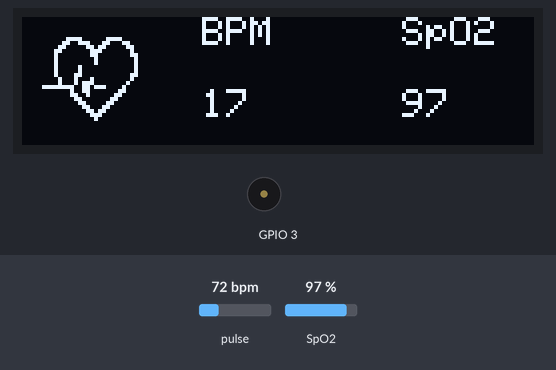
Bench run of a program on a simulated ESP32. Parts: 128×32 one-colour display, buzzer (waves = sounding). The test bench sets the inputs (shaded band); at power-on: pulse 72 bpm, SpO2 97 %. The display library's start-up logo is not drawn.

Above: at 4.2 s.
4.3 s: pulse set to 158 bpm
At 4.81 s:
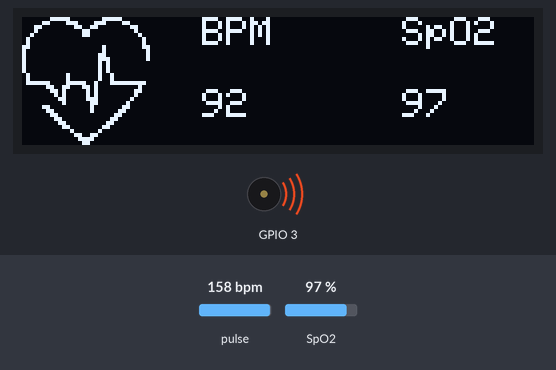
7.0 s: pulse set to 129 bpm
At 7.28 s:
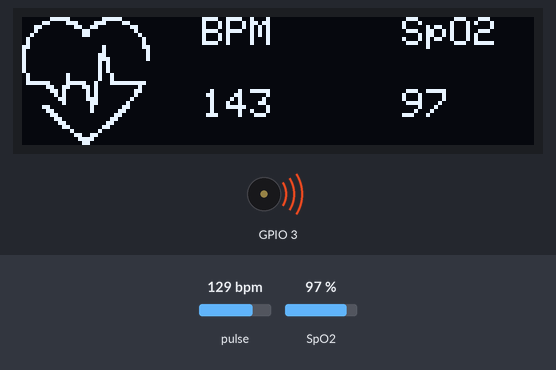
10.1 s: pulse set to 126 bpm
At 11.36 s:
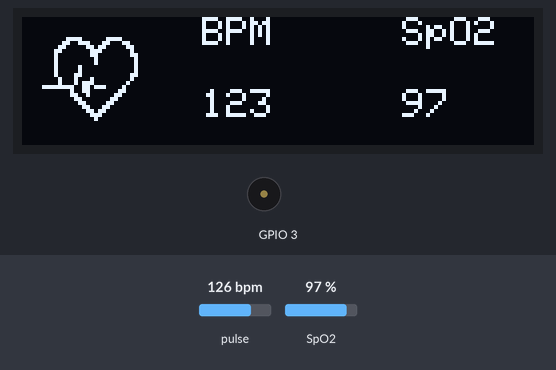
12.5 s: SpO2 set to 80 %
At 13.79 s:
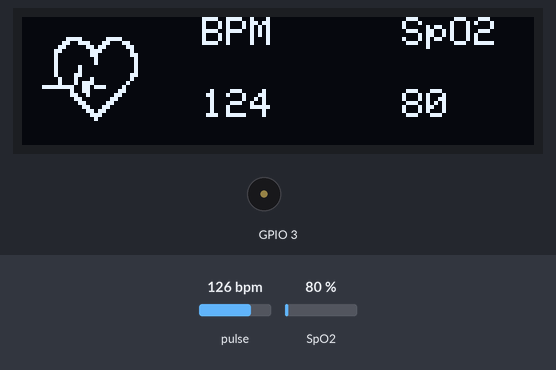
Timing chart, 0 to 15.1 s (numbered marks = the images above; inputs shaded):
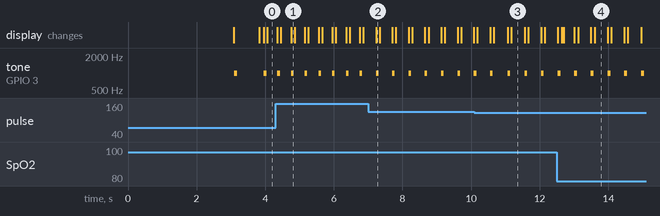

Measured:
- the behaviour switches between 128 and 127 bpm on pulse (found by bisection; images 2 and 3)
- after the input at 4.3 s, tone on GPIO 3: alternates 1000 Hz for 0.08 s and silent for 0.32 s, starting after 0.05 s
- by itself, tone on GPIO 3: alternates 1000 Hz for 0.08 s and silent for 0.78 s

The program:

main.cpp
```cpp
#include <Wire.h>

#include <Adafruit_GFX.h>       // OLED libraries
#include <Adafruit_SSD1306.h>

#include "MAX30105.h"           // MAX3010x library
#include "heartRate.h"          // Heart rate calculating algorithm
#include "spo2_algorithm.h"     // Saturation percentage oxygen algorithm

MAX30105 particleSensor;

#define BUFFER_LENGHT 100 // Buffer lenght
#define SCREEN_WIDTH 128  // OLED display width, in pixels
#define SCREEN_HEIGHT 32  // OLED display height, in pixels
#define OLED_RESET    -1  // Reset pin # (or -1 if sharing Arduino reset pin)

const byte RATE_SIZE = 4; // Increase this for more averaging. 4 is good.
byte rates[RATE_SIZE];    // Array of heart rates
byte rateSpot = 0;
long lastBeat = 0;        // Time at which the last beat occurred
float beatsPerMinute;
int beatAvg;

uint32_t irBuffer[BUFFER_LENGHT];  // IR LED sensor data
uint32_t redBuffer[BUFFER_LENGHT]; // Red LED sensor data
int32_t spo2;            // Calculated SpO2 value
int8_t validSPO2;        // 1 if the SpO2 calculation is valid
int32_t heartRate;       // Calculated heart rate value
int8_t validHeartRate;   // 1 if the heart rate calculation is valid

// Declaring the display name (display)
Adafruit_SSD1306 display(SCREEN_WIDTH, SCREEN_HEIGHT, &Wire, OLED_RESET);

// Logo 2 (Little heart)
static const unsigned char PROGMEM logo2_bmp[] =
    { 0x03, 0xC0, 0xF0, 0x06, 0x71, 0x8C, 0x0C, 0x1B, 0x06, 0x18, 0x0E, 0x02, 0x10, 0x0C, 0x03, 0x10,
      0x04, 0x01, 0x10, 0x04, 0x01, 0x10, 0x40, 0x01, 0x10, 0x40, 0x01, 0x10, 0xC0, 0x03, 0x08, 0x88,
      0x02, 0x08, 0xB8, 0x04, 0xFF, 0x37, 0x08, 0x01, 0x30, 0x18, 0x01, 0x90, 0x30, 0x00, 0xC0, 0x60,
      0x00, 0x60, 0xC0, 0x00, 0x31, 0x80, 0x00, 0x1B, 0x00, 0x00, 0x0E, 0x00, 0x00, 0x04, 0x00,  };

// Logo 3 (Big heart)
static const unsigned char PROGMEM logo3_bmp[] =
    {0x01, 0xF0, 0x0F, 0x80, 0x06, 0x1C, 0x38, 0x60, 0x18, 0x06, 0x60, 0x18, 0x10, 0x01, 0x80, 0x08,
     0x20, 0x01, 0x80, 0x04, 0x40, 0x00, 0x00, 0x02, 0x40, 0x00, 0x00, 0x02, 0xC0, 0x00, 0x08, 0x03,
     0x80, 0x00, 0x08, 0x01, 0x80, 0x00, 0x18, 0x01, 0x80, 0x00, 0x1C, 0x01, 0x80, 0x00, 0x14, 0x00,
     0x80, 0x00, 0x14, 0x00, 0x80, 0x00, 0x14, 0x00, 0x40, 0x10, 0x12, 0x00, 0x40, 0x10, 0x12, 0x00,
     0x7E, 0x1F, 0x23, 0xFE, 0x03, 0x31, 0xA0, 0x04, 0x01, 0xA0, 0xA0, 0x0C, 0x00, 0xA0, 0xA0, 0x08,
     0x00, 0x60, 0xE0, 0x10, 0x00, 0x20, 0x60, 0x20, 0x06, 0x00, 0x40, 0x60, 0x03, 0x00, 0x40, 0xC0,
     0x01, 0x80, 0x01, 0x80, 0x00, 0xC0, 0x03, 0x00, 0x00, 0x60, 0x06, 0x00, 0x00, 0x30, 0x0C, 0x00,
     0x00, 0x08, 0x10, 0x00, 0x00, 0x06, 0x60, 0x00, 0x00, 0x03, 0xC0, 0x00, 0x00, 0x01, 0x80, 0x00};

void setup()
{
  //Start the OLED display
  display.begin(SSD1306_SWITCHCAPVCC, 0x3C);
  display.display();
  delay(3000);

  // Initialize sensor
  particleSensor.begin(Wire, I2C_SPEED_FAST);   //Use default I2C port, 400kHz speed
  particleSensor.setup();                       //Configure sensor with default settings
  particleSensor.setPulseAmplitudeRed(0x0A);    //Turn Red LED to low to indicate sensor is running

  for (byte i = 0; i < BUFFER_LENGHT; i++)
  {
    redBuffer[i] = 0;
    irBuffer[i] = 0;
  }
}

void loop()
{
  long delta, irValue;
  byte samplesCount;

  while (particleSensor.available() == false) // do we have new data?
    particleSensor.check();                   // Check the sensor for new data
  irValue = particleSensor.getIR();

  // If no finger is detected it inform the user and put the average BPM to 0 or it will be stored for the next measure
  if (irValue < 7000)
  {
    beatAvg = 0;
    display.clearDisplay();
    display.setTextSize(1);
    display.setTextColor(WHITE);
    display.setCursor(30, 5);
    display.println("Please Place ");
    display.setCursor(30, 15);
    display.println("your finger ");
    display.display();
    noTone(3);
  }

  samplesCount = 0;

  // If finger is detected
  if (irValue > 7000)
  {
    // take 25 sets of samples before calculating the heart rate.
    for (byte i = 75; i < 100; i++)
    {
      while (particleSensor.available() == false) // do we have new data?
        particleSensor.check();                   // Check the sensor for new data

      redBuffer[i] = particleSensor.getRed();
      irBuffer[i] = particleSensor.getIR();

      // DISPLAY when beat is not detected (with logo 2)
      display.clearDisplay();                              // Clear the display
      display.drawBitmap(5, 5, logo2_bmp, 24, 21, WHITE);  // Draw the first bmp picture (little heart)
      display.setTextSize(1);                              // Near it display the average BPM you can display the BPM if you want
      display.setTextColor(WHITE);
      display.setCursor(45, 0);
      display.println("BPM");
      display.setCursor(45, 18);
      display.println(beatAvg);
      display.setCursor(95, 0);
      display.println("SpO2");
      display.setCursor(95, 18);
      display.println(spo2);
      display.display();

      // If a heart beat is detected
      if (checkForBeat(irBuffer[i]) == true)
      {
        // Measure duration between two beats
        delta = millis() - lastBeat;
        lastBeat = millis();

        // Calculating the BPM
        beatsPerMinute = 60 / (delta / 1000.0);

        // Calculating the AvgBeat
        // To calculate it we store some values (4 in this case) and then do some math to calculate the average
        if (beatsPerMinute < 255 && beatsPerMinute > 20)
        {
          rates[rateSpot++] = (byte)beatsPerMinute; // Store this reading in the array
          rateSpot %= RATE_SIZE;                    // Wrap variable

          // Take average of readings
          beatAvg = 0;
          for (byte x = 0; x < RATE_SIZE; x++)
          {
            beatAvg += rates[x];
          }
          beatAvg /= RATE_SIZE;
        }
        // DISPLAY when beat is detected, shows animation (logo 3)
        display.clearDisplay();                               // Clear the display
        display.drawBitmap(0, 0, logo3_bmp, 32, 32, WHITE);   // Draw the second picture (bigger heart)
        display.setTextSize(1);                               // And still displays the average BPM
        display.setTextColor(WHITE);
        display.setCursor(45, 0);
        display.println("BPM");
        display.setCursor(45, 18);
        display.println(beatAvg);
        display.setCursor(95, 0);
        display.println("SpO2");
        display.setCursor(95, 18);
        display.println(spo2);
        display.display();
        tone(3, 1000);  // Tone the buzzer for 80ms
        delay(80);
        noTone(3);      // Deactivate the buzzer to have a "bip" effect
      }

      // particleSensor.nextSample(); // We're finished with this sample so move to next sample

      // If the finger is not detected any more break out of the for loop
      if (irBuffer[i] < 7000)
        break;

      samplesCount++;

    }

    // If the 25 new samples were taken obtain the new oxygen value
    if (samplesCount >= 25)
    {
      maxim_heart_rate_and_oxygen_saturation(irBuffer, BUFFER_LENGHT, redBuffer, &spo2, &validSPO2, &heartRate, &validHeartRate);

      // If new value is not valid --> spo2 = 0
      if(validSPO2 != 1)
        spo2 = 0;

      // Shifting buffer for the 25 new samples of the next loop
      for (byte i = 25; i < 100; i++)
      {
        redBuffer[i - 25] = redBuffer[i];
        irBuffer[i - 25] = irBuffer[i];
      }
    }
  }
}
```
